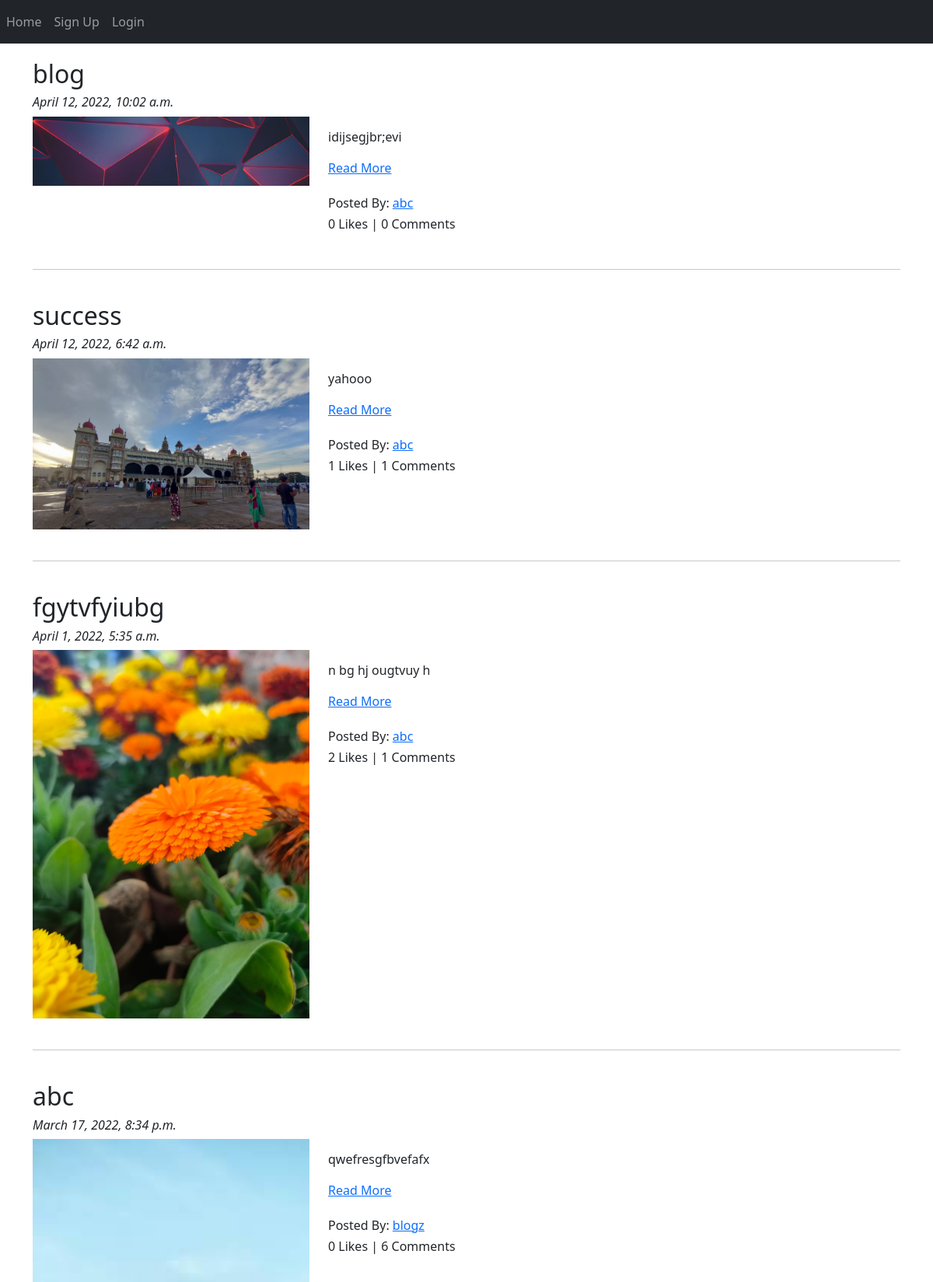
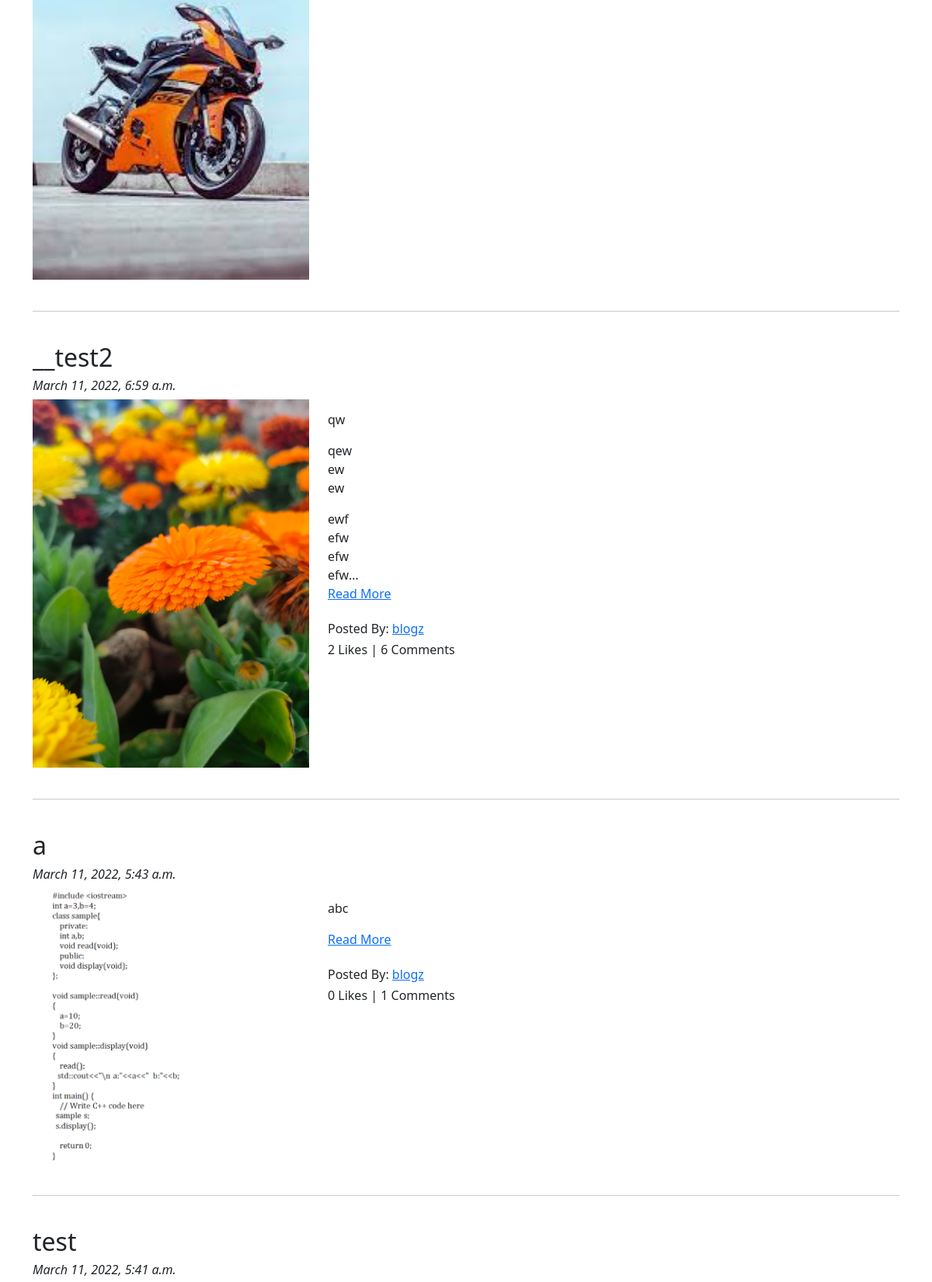
Screenshot of /blog/ (upper part) with the database file from the repository (2 pictures, top to bottom).
### app_blog/models.py (models this page shows, shortened)
class Blog(models.Model):
    author = models.ForeignKey(User,on_delete=models.CASCADE,related_name='post_author')
    blog_title = models.CharField(max_length=300,verbose_name="Title")
    slug = models.SlugField(max_length=300,unique=True)
    blog_content=models.TextField(verbose_name="what is on your mind??")
    blog_image=models.ImageField(upload_to='blog_images',verbose_name='Blog Image')
    publish_date = models.DateTimeField(auto_now_add=True)
    update_date=models.DateTimeField(auto_now=True)
    class Meta:
        ordering=['-publish_date']

### app_blog/views.py (the view)
# urls.py: path('',views.Bloglist.as_view(),name='blog_list'),
class Bloglist(ListView):
    context_object_name= 'blogs'
    model=Blog
    template_name='app_blog/blog_list.html'
    queryset=Blog.objects.order_by("-publish_date")

### templates/app_blog/blog_list.html (shortened to what this page needs)
{% extends 'base.html' %}
{% block body_block %}
  {% for x in blogs %}
  <div class="highlight_blog">
   <h2 >{{ x.blog_title }}</h2>
   <h6><i>{{ x.publish_date }}</i></h6>
   <div class="row">
       <div class="col-sm-4">
           <img  src="/media/{{ x.blog_image }}" alt="{{ x.blog_title }}" title="{{ x.blog_title }}" width="100%">
       </div>
       <div class="col-sm-8">
           <div  class="content">
             <p>{{ x.blog_content|linebreaks }}</p>
           </div>
           {% if user.is_authenticated %}
           <a href="{% url 'app_blog:blog_details' slug=x.slug %}">Read More</a>  <br>   <br>
           {% else %}
           <a href="{% url 'app_blog:blog_details_not_loggedin' slug=x.slug %}">Read More</a>  <br>   <br>
           {% endif %}
           <h6> Posted By:  <a href="#"> {{ x.author }}  </a></h6>
           <h6>{{ x.liked_blog.count }} Likes | {{ x.blog_comment.count }} Comments </h6>
       </div>
   </div>
  </div>
  <br> <hr> <br>
  {% endfor %}
{% endblock %}

### static/styles.css (style rules this page uses)
.content { text-overflow: ellipsis; display: -webkit-box; -webkit-line-clamp: 8; overflow: hidden; -webkit-box-orient: vertical; margin-top: -2px; }

### rows the page displays
Blog: blog_title "blog", publish_date "April 12, 2022, 10:02 a.m.", blog_image (picture), blog_content "idijsegjbr;evi", shows "Read More", author "abc", liked_blog.count "0", blog_comment.count "0"
Blog: blog_title "success", publish_date "April 12, 2022, 6:42 a.m.", blog_image (picture), blog_content "yahooo", shows "Read More", author "abc", liked_blog.count "1", blog_comment.count "1"
Blog: blog_title "fgytvfyiubg", publish_date "April 1, 2022, 5:35 a.m.", blog_image (picture), blog_content "n bg hj ougtvuy h", shows "Read More", author "abc", liked_blog.count "2", blog_comment.count "1"
Blog: blog_title "abc", publish_date "March 17, 2022, 8:34 p.m.", blog_image (picture), blog_content "qwefresgfbvefafx", shows "Read More", author "blogz", liked_blog.count "0", blog_comment.count "6"
Blog: blog_title "__test2", publish_date "March 11, 2022, 6:59 a.m.", blog_image (picture), blog_content "qw qew ew ew ewf efw efw efw", shows "Read More", author "blogz", liked_blog.count "2", blog_comment.count "6"
Blog: blog_title "a", publish_date "March 11, 2022, 5:43 a.m.", blog_image (picture), blog_content "abc", shows "Read More", author "blogz", liked_blog.count "0", blog_comment.count "1"
Blog: blog_title "test", publish_date "March 11, 2022, 5:41 a.m."
